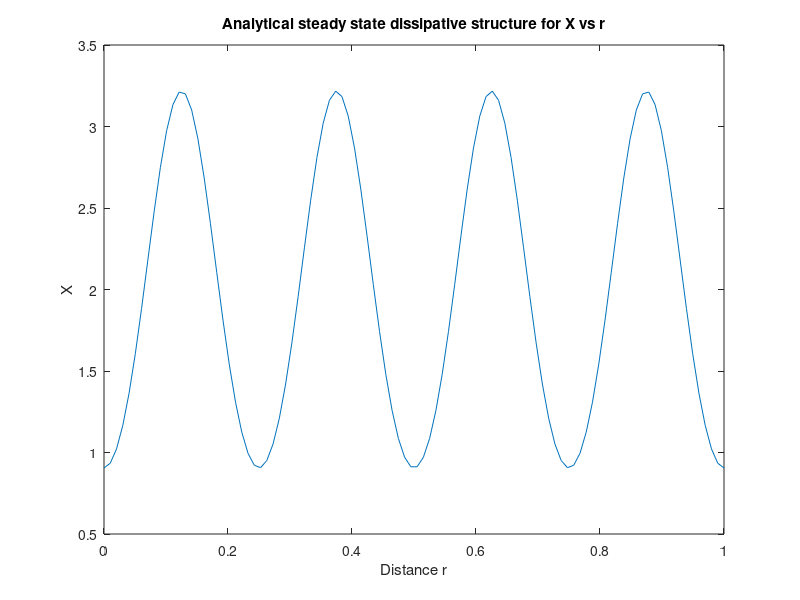
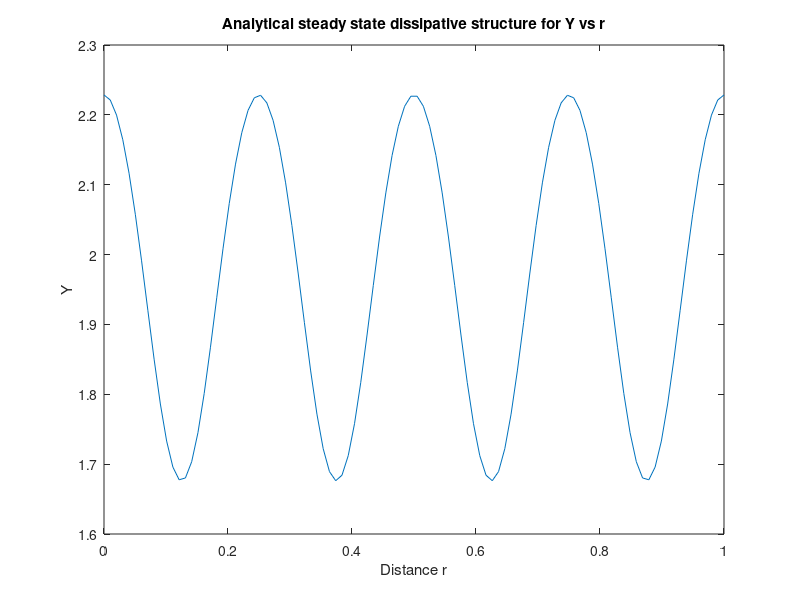

Source code (MATLAB) for these figures, in order:
A = 2;
B = 4;
Bc = 3.602;

L = 1;
beta = 631.0144;
Dx = 1.6*10^-3;
nc = 8;
fi = -3/4*(beta*Dx + 1-Bc)/(A^2) + 1/A^2*(2*(beta*Dx + 1)-Bc)/(A^2) - 2/9*(2*(beta*Dx + 1)-Bc)*(11/4*Dx*beta+2-Bc)/(A^2*Dx*beta);

r=linspace(0,1,100);
x = -((B-Bc)/fi)^(1/2)*cos(nc*pi*r/L)+2*L+2/9*(((B-Bc)/fi)*(2*(beta*Dx + 1)-Bc)/(A*Dx*beta))*cos(2*nc*pi*r/L);
y = ((B-Bc)/fi)^(1/2)*(-0.6)*((Dx*beta+1-Bc)/A^2)*cos(nc*pi*r/L) + 2/9*(((B-Bc)/fi)*(2*(beta*Dx + 1)-Bc)/(A^3*Dx*beta))*((7/4)*Dx*beta + 1 - Bc)*cos(2*nc*pi*r/L) - (1/2)*((B-Bc)/fi)*(2*(beta*Dx + 1)-Bc)/A^3+2*L;

figure
plot(r,x)
title('Analytical steady state dissipative structure for X vs r')
xlabel('Distance r')
ylabel('X')

figure
plot(r,y)
title('Analytical steady state dissipative structure for Y vs r')
xlabel('Distance r')
ylabel('Y')